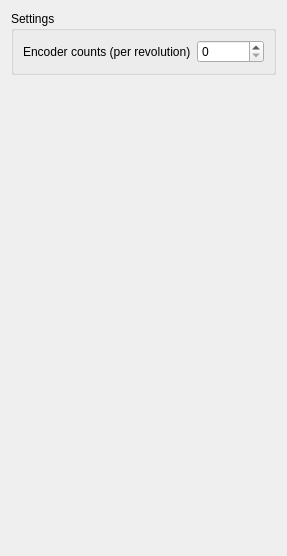
	     <widget class="QWidget" name="tab_18a">
             <attribute name="title">
              <string>Custom App</string>
             </attribute>
             <layout class="QVBoxLayout" name="verticalLayout_36">
              <item>
               <widget class="QGroupBox" name="groupBox_21a">
                <property name="title">
                 <string>Settings</string>
                </property>
                <layout class="QGridLayout" name="gridLayout_16a">
                 <item row="0" column="0">
                  <widget class="QLabel" name="label_46a">
                   <property name="text">
                    <string>Encoder counts (per revolution)</string>
                   </property>
                  </widget>
                 </item>
                 <item row="0" column="1">
                  <widget class="QSpinBox" name="appconfCustomEncoderCountsBox">
                   <property name="maximum">
                    <number>20000000</number>
                   </property>
                   <property name="singleStep">
                    <number>2400</number>
                   </property>
                  </widget>
                 </item>
                </layout>
               </widget>
              </item>
              <item>
               <spacer name="verticalSpacer_10a">
                <property name="orientation">
                 <enum>Qt::Vertical</enum>
                </property>
                <property name="sizeHint" stdset="0">
                 <size>
                  <width>20</width>
                  <height>470</height>
                 </size>
                </property>
               </spacer>
              </item>
             </layout>
            </widget>
